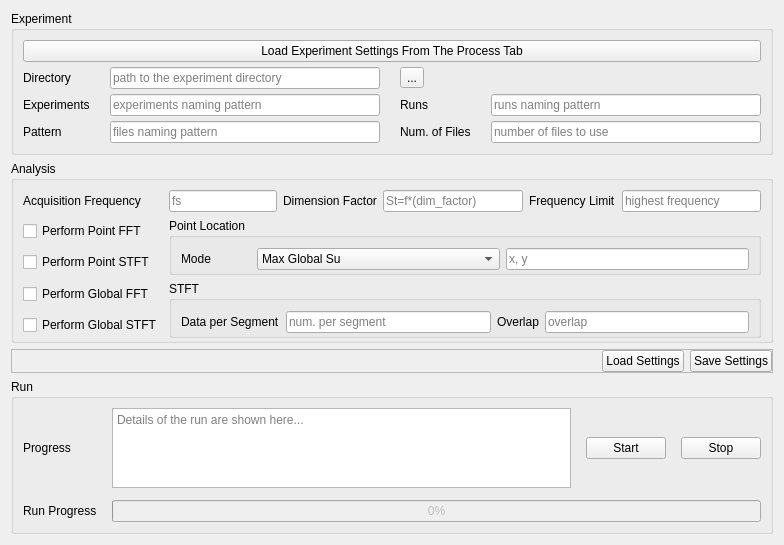
      <widget class="QWidget" name="FrequencyAnalysis">
       <attribute name="title">
        <string>Freq. Analysis</string>
       </attribute>
       <layout class="QVBoxLayout" name="verticalLayout_3">
        <item>
         <widget class="QGroupBox" name="freq_exp_GB">
          <property name="sizePolicy">
           <sizepolicy hsizetype="Preferred" vsizetype="Preferred">
            <horstretch>2</horstretch>
            <verstretch>2</verstretch>
           </sizepolicy>
          </property>
          <property name="title">
           <string>Experiment</string>
          </property>
          <layout class="QGridLayout" name="gridLayout_23">
           <property name="horizontalSpacing">
            <number>20</number>
           </property>
           <property name="verticalSpacing">
            <number>5</number>
           </property>
           <item row="1" column="0">
            <widget class="QLabel" name="label_30">
             <property name="text">
              <string>Directory</string>
             </property>
            </widget>
           </item>
           <item row="2" column="0">
            <widget class="QLabel" name="label_31">
             <property name="text">
              <string>Experiments</string>
             </property>
            </widget>
           </item>
           <item row="2" column="1">
            <widget class="QLineEdit" name="freq_exp_LE">
             <property name="text">
              <string/>
             </property>
             <property name="placeholderText">
              <string>experiments naming pattern</string>
             </property>
            </widget>
           </item>
           <item row="2" column="2">
            <widget class="QLabel" name="label_32">
             <property name="text">
              <string>Runs</string>
             </property>
            </widget>
           </item>
           <item row="3" column="0">
            <widget class="QLabel" name="label_13">
             <property name="text">
              <string>Pattern</string>
             </property>
            </widget>
           </item>
           <item row="3" column="1">
            <widget class="QLineEdit" name="freq_pat_LE">
             <property name="placeholderText">
              <string>files naming pattern</string>
             </property>
            </widget>
           </item>
           <item row="3" column="2">
            <widget class="QLabel" name="label_33">
             <property name="text">
              <string>Num. of Files</string>
             </property>
            </widget>
           </item>
           <item row="1" column="1">
            <widget class="QLineEdit" name="freq_dir_LE">
             <property name="text">
              <string/>
             </property>
             <property name="placeholderText">
              <string>path to the experiment directory</string>
             </property>
            </widget>
           </item>
           <item row="1" column="2">
            <widget class="QToolButton" name="freq_dir_TB">
             <property name="text">
              <string>...</string>
             </property>
            </widget>
           </item>
           <item row="3" column="3">
            <widget class="QLineEdit" name="freq_nf_LE">
             <property name="placeholderText">
              <string>number of files to use</string>
             </property>
            </widget>
           </item>
           <item row="2" column="3">
            <widget class="QLineEdit" name="freq_run_LE">
             <property name="text">
              <string/>
             </property>
             <property name="placeholderText">
              <string>runs naming pattern</string>
             </property>
            </widget>
           </item>
           <item row="0" column="0" colspan="4">
            <widget class="QPushButton" name="freq_load_from_PB">
             <property name="text">
              <string>Load Experiment Settings From The Process Tab</string>
             </property>
            </widget>
           </item>
          </layout>
         </widget>
        </item>
        <item>
         <widget class="QGroupBox" name="freq_analysis_GB">
          <property name="sizePolicy">
           <sizepolicy hsizetype="Preferred" vsizetype="Preferred">
            <horstretch>3</horstretch>
            <verstretch>3</verstretch>
           </sizepolicy>
          </property>
          <property name="title">
           <string>Analysis</string>
          </property>
          <layout class="QGridLayout" name="gridLayout_29">
           <property name="bottomMargin">
            <number>2</number>
           </property>
           <item row="0" column="0">
            <widget class="QLabel" name="label_36">
             <property name="text">
              <string>Acquisition Frequency</string>
             </property>
            </widget>
           </item>
           <item row="0" column="1" colspan="2">
            <widget class="QLineEdit" name="freq_fs_LE">
             <property name="placeholderText">
              <string>fs</string>
             </property>
            </widget>
           </item>
           <item row="0" column="3">
            <widget class="QLabel" name="label_37">
             <property name="text">
              <string>Dimension Factor</string>
             </property>
            </widget>
           </item>
           <item row="0" column="4">
            <widget class="QLineEdit" name="freq_dim_LE">
             <property name="placeholderText">
              <string>St=f*(dim_factor)</string>
             </property>
            </widget>
           </item>
           <item row="0" column="5">
            <widget class="QLabel" name="label_38">
             <property name="text">
              <string>Frequency Limit</string>
             </property>
            </widget>
           </item>
           <item row="0" column="6">
            <widget class="QLineEdit" name="freq_flim_LE">
             <property name="text">
              <string/>
             </property>
             <property name="placeholderText">
              <string>highest frequency</string>
             </property>
            </widget>
           </item>
           <item row="1" column="0">
            <widget class="QCheckBox" name="freq_pt_fft_CB">
             <property name="text">
              <string>Perform Point FFT</string>
             </property>
            </widget>
           </item>
           <item row="2" column="0">
            <widget class="QCheckBox" name="freq_pt_stft_CB">
             <property name="text">
              <string>Perform Point STFT</string>
             </property>
            </widget>
           </item>
           <item row="3" column="0">
            <widget class="QCheckBox" name="freq_gb_fft_CB">
             <property name="text">
              <string>Perform Global FFT</string>
             </property>
            </widget>
           </item>
           <item row="4" column="0">
            <widget class="QCheckBox" name="freq_gb_stft_CB">
             <property name="text">
              <string>Perform Global STFT</string>
             </property>
            </widget>
           </item>
           <item row="3" column="1" rowspan="2" colspan="6">
            <widget class="QGroupBox" name="groupBox_3">
             <property name="title">
              <string>STFT</string>
             </property>
             <layout class="QGridLayout" name="gridLayout_31">
              <property name="topMargin">
               <number>10</number>
              </property>
              <property name="bottomMargin">
               <number>2</number>
              </property>
              <item row="0" column="0">
               <widget class="QLabel" name="label_39">
                <property name="text">
                 <string>Data per Segment</string>
                </property>
               </widget>
              </item>
              <item row="0" column="2">
               <widget class="QLabel" name="label_40">
                <property name="text">
                 <string>Overlap</string>
                </property>
               </widget>
              </item>
              <item row="0" column="3">
               <widget class="QLineEdit" name="freq_noverlap_LE">
                <property name="placeholderText">
                 <string>overlap</string>
                </property>
               </widget>
              </item>
              <item row="0" column="1">
               <widget class="QLineEdit" name="freq_nperseg_LE">
                <property name="placeholderText">
                 <string>num. per segment</string>
                </property>
               </widget>
              </item>
             </layout>
            </widget>
           </item>
           <item row="1" column="1" rowspan="2" colspan="6">
            <widget class="QGroupBox" name="groupBox_2">
             <property name="title">
              <string>Point Location</string>
             </property>
             <layout class="QGridLayout" name="gridLayout_30">
              <property name="topMargin">
               <number>10</number>
              </property>
              <property name="bottomMargin">
               <number>2</number>
              </property>
              <item row="0" column="0">
               <widget class="QLabel" name="label_41">
                <property name="sizePolicy">
                 <sizepolicy hsizetype="Preferred" vsizetype="Preferred">
                  <horstretch>0</horstretch>
                  <verstretch>0</verstretch>
                 </sizepolicy>
                </property>
                <property name="text">
                 <string>Mode            </string>
                </property>
               </widget>
              </item>
              <item row="0" column="1">
               <widget class="QComboBox" name="freq_pt_loc_CB">
                <property name="sizePolicy">
                 <sizepolicy hsizetype="Expanding" vsizetype="Fixed">
                  <horstretch>0</horstretch>
                  <verstretch>0</verstretch>
                 </sizepolicy>
                </property>
                <item>
                 <property name="text">
                  <string>Max Global Su</string>
                 </property>
                </item>
                <item>
                 <property name="text">
                  <string>Max Global Sv</string>
                 </property>
                </item>
                <item>
                 <property name="text">
                  <string>Specified Point</string>
                 </property>
                </item>
               </widget>
              </item>
              <item row="0" column="2">
               <widget class="QLineEdit" name="freq_pt_loc_LE">
                <property name="sizePolicy">
                 <sizepolicy hsizetype="Expanding" vsizetype="Fixed">
                  <horstretch>0</horstretch>
                  <verstretch>0</verstretch>
                 </sizepolicy>
                </property>
                <property name="placeholderText">
                 <string>x, y</string>
                </property>
               </widget>
              </item>
             </layout>
            </widget>
           </item>
          </layout>
         </widget>
        </item>
        <item>
         <widget class="QFrame" name="frame">
          <property name="sizePolicy">
           <sizepolicy hsizetype="Preferred" vsizetype="Preferred">
            <horstretch>0</horstretch>
            <verstretch>0</verstretch>
           </sizepolicy>
          </property>
          <property name="frameShape">
           <enum>QFrame::StyledPanel</enum>
          </property>
          <property name="frameShadow">
           <enum>QFrame::Raised</enum>
          </property>
          <layout class="QGridLayout" name="gridLayout_32">
           <property name="leftMargin">
            <number>0</number>
           </property>
           <property name="topMargin">
            <number>0</number>
           </property>
           <property name="rightMargin">
            <number>0</number>
           </property>
           <property name="bottomMargin">
            <number>0</number>
           </property>
           <item row="0" column="0">
            <spacer name="horizontalSpacer_4">
             <property name="orientation">
              <enum>Qt::Horizontal</enum>
             </property>
             <property name="sizeHint" stdset="0">
              <size>
               <width>590</width>
               <height>20</height>
              </size>
             </property>
            </spacer>
           </item>
           <item row="0" column="1">
            <widget class="QPushButton" name="freq_load_PB">
             <property name="text">
              <string>Load Settings</string>
             </property>
            </widget>
           </item>
           <item row="0" column="2">
            <widget class="QPushButton" name="freq_save_PB">
             <property name="text">
              <string>Save Settings</string>
             </property>
            </widget>
           </item>
          </layout>
         </widget>
        </item>
        <item>
         <widget class="QGroupBox" name="freq_run_GB">
          <property name="sizePolicy">
           <sizepolicy hsizetype="Preferred" vsizetype="Preferred">
            <horstretch>2</horstretch>
            <verstretch>2</verstretch>
           </sizepolicy>
          </property>
          <property name="title">
           <string>Run</string>
          </property>
          <layout class="QGridLayout" name="gridLayout_24">
           <item row="0" column="0">
            <layout class="QGridLayout" name="gridLayout_28">
             <property name="horizontalSpacing">
              <number>15</number>
             </property>
             <property name="verticalSpacing">
              <number>12</number>
             </property>
             <item row="1" column="0">
              <widget class="QLabel" name="label_34">
               <property name="text">
                <string>Run Progress</string>
               </property>
              </widget>
             </item>
             <item row="0" column="2">
              <widget class="QPushButton" name="freq_start_PB">
               <property name="enabled">
                <bool>true</bool>
               </property>
               <property name="styleSheet">
                <string notr="true"/>
               </property>
               <property name="text">
                <string>Start</string>
               </property>
              </widget>
             </item>
             <item row="0" column="3">
              <widget class="QPushButton" name="freq_stop_PB">
               <property name="enabled">
                <bool>true</bool>
               </property>
               <property name="text">
                <string>Stop</string>
               </property>
              </widget>
             </item>
             <item row="1" column="1" colspan="3">
              <widget class="QProgressBar" name="freq_progress_PBar">
               <property name="enabled">
                <bool>false</bool>
               </property>
               <property name="styleSheet">
                <string notr="true"/>
               </property>
               <property name="value">
                <number>0</number>
               </property>
              </widget>
             </item>
             <item row="0" column="0">
              <widget class="QLabel" name="label_35">
               <property name="text">
                <string>Progress</string>
               </property>
              </widget>
             </item>
             <item row="0" column="1">
              <widget class="QPlainTextEdit" name="freq_progress_TE">
               <property name="sizePolicy">
                <sizepolicy hsizetype="Expanding" vsizetype="Fixed">
                 <horstretch>0</horstretch>
                 <verstretch>0</verstretch>
                </sizepolicy>
               </property>
               <property name="maximumSize">
                <size>
                 <width>16777215</width>
                 <height>80</height>
                </size>
               </property>
               <property name="layoutDirection">
                <enum>Qt::LeftToRight</enum>
               </property>
               <property name="frameShape">
                <enum>QFrame::StyledPanel</enum>
               </property>
               <property name="midLineWidth">
                <number>3</number>
               </property>
               <property name="horizontalScrollBarPolicy">
                <enum>Qt::ScrollBarAsNeeded</enum>
               </property>
               <property name="tabChangesFocus">
                <bool>true</bool>
               </property>
               <property name="undoRedoEnabled">
                <bool>false</bool>
               </property>
               <property name="readOnly">
                <bool>true</bool>
               </property>
               <property name="textInteractionFlags">
                <set>Qt::TextSelectableByKeyboard|Qt::TextSelectableByMouse</set>
               </property>
               <property name="centerOnScroll">
                <bool>true</bool>
               </property>
               <property name="placeholderText">
                <string>Details of the run are shown here...</string>
               </property>
              </widget>
             </item>
            </layout>
           </item>
          </layout>
         </widget>
        </item>
       </layout>
      </widget>
